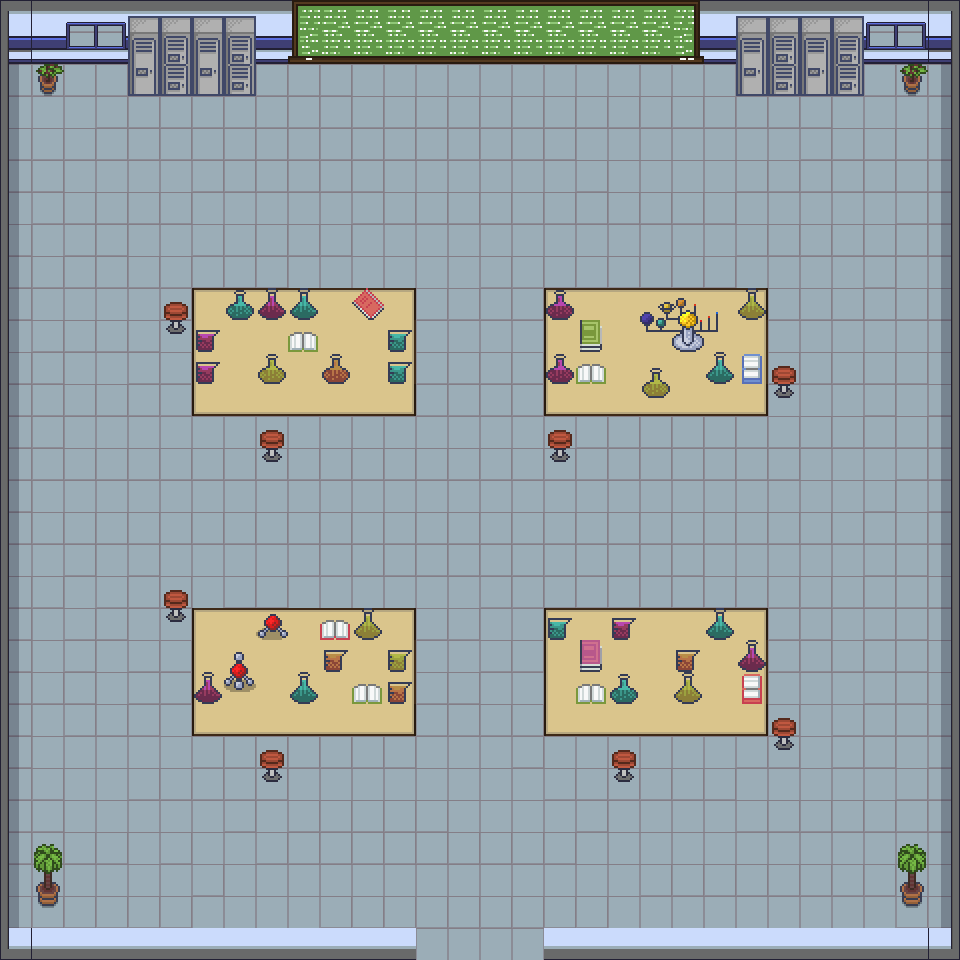

A 2D game scene composited from a Tiled map and its tileset images. What follows is a short description and the map's XML, with each tile layer's data collapsed to a summary:
An orthogonal 30x30 tile map with 32x32 px tiles, 3 tile layers (road, building, item), 3 tilesets and 5 objects (start, orange, blue, green, yellow).

<map version="1.9" tiledversion="1.9.2" orientation="orthogonal" renderorder="right-down" width="30" height="30" tilewidth="32" tileheight="32" infinite="0" nextlayerid="11" nextobjectid="8">
 <editorsettings>
  <export target="lab.tmj" format="json" />
 </editorsettings>
 <tileset firstgid="1" name="7" tilewidth="32" tileheight="32" tilecount="688" columns="8">
  <image source="7.png" width="256" height="2752" />
 </tileset>
 <tileset firstgid="689" name="gather_floors_2_exploration" tilewidth="32" tileheight="32" tilecount="8160" columns="60">
  <image source="gather_floors_2_exploration.png" width="1920" height="4352" />
 </tileset>
 <tileset firstgid="8849" name="gather_interior_walls_1.6" tilewidth="32" tileheight="32" tilecount="8025" columns="25">
  <image source="gather_interior_walls_1.6.png" width="800" height="10272" />
 </tileset>
 <objectgroup id="10" name="objectlayer">
  <object id="1" name="start" x="479.474" y="856.318">
   <point />
  </object>
  <object id="2" name="orange" x="189.224" y="246.953">
   <point />
  </object>
  <object id="3" name="blue" x="768.121" y="574.256">
   <point />
  </object>
  <object id="5" name="green" x="771.328" y="253.368">
   <point />
  </object>
  <object id="6" name="yellow" x="203.614" y="567.799">
   <point />
  </object>
 </objectgroup>
 <layer id="1" name="road" width="30" height="30">
  <data>[900 cells, 900 non-empty, 2 distinct tile ids]</data>
 </layer>
 <layer id="4" name="building" width="30" height="30">
  <data>[900 cells, 252 non-empty, 18 distinct tile ids]</data>
 </layer>
 <layer id="9" name="item" width="30" height="30">
  <data>[900 cells, 121 non-empty, 47 distinct tile ids]</data>
 </layer>
</map>
